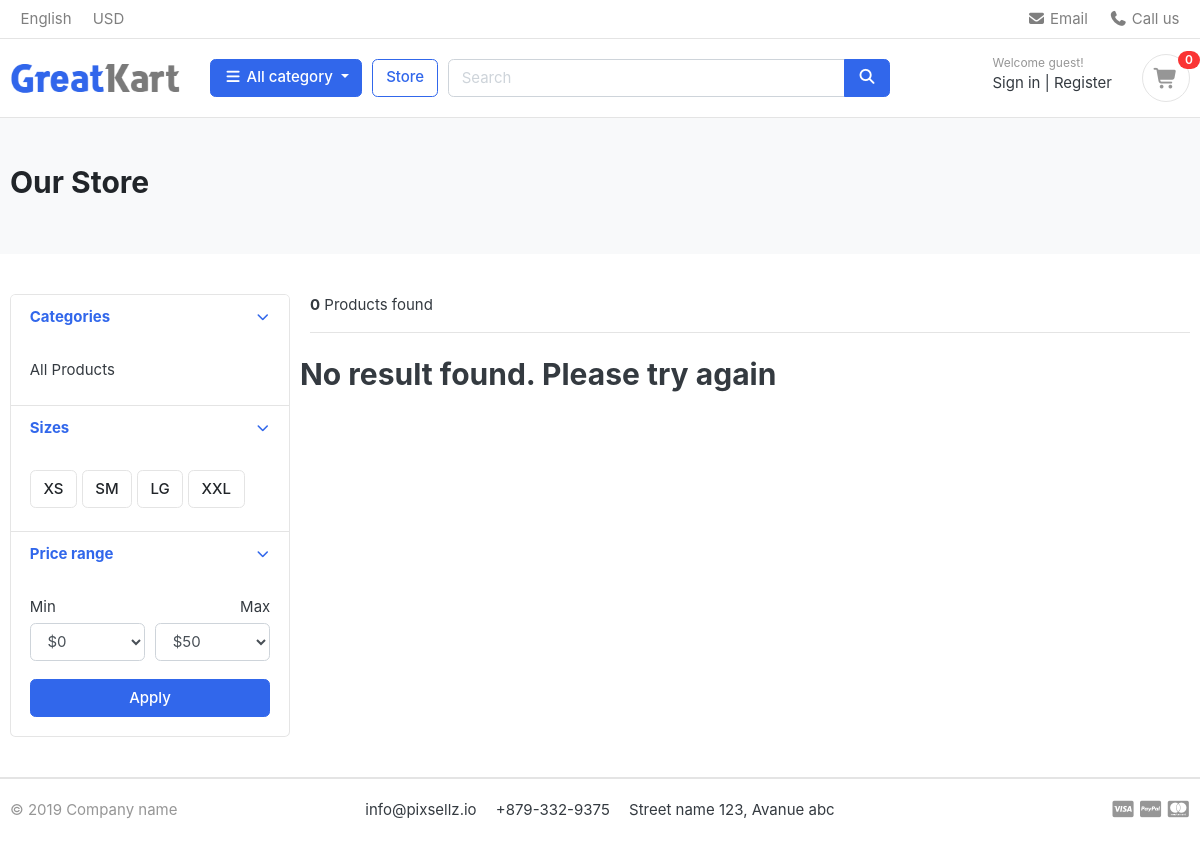
Page /store/ on the earlier database version.
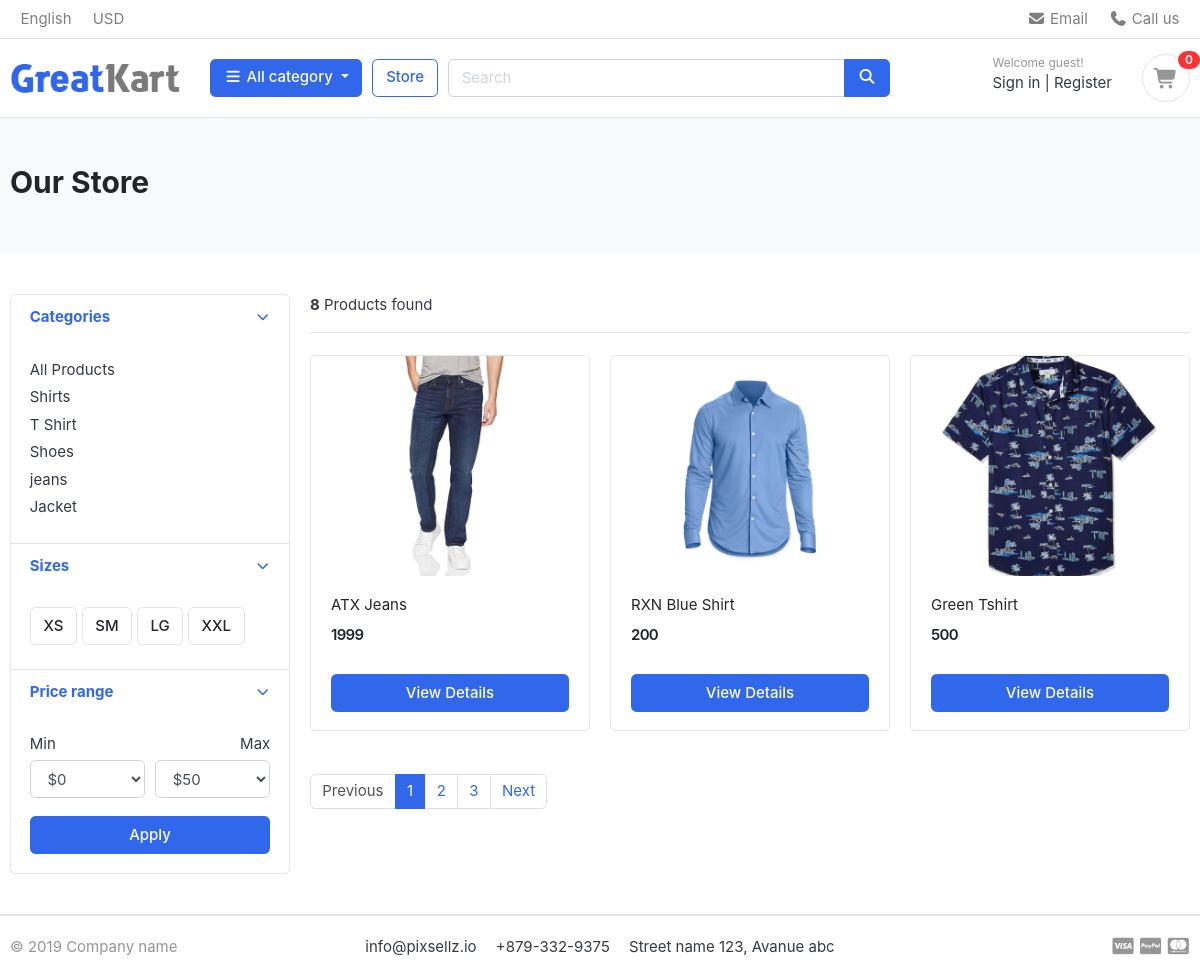
Same page on the later database version.
### category/models.py (models this page shows, shortened)
class Category(models.Model):
    category_name =  models.CharField(max_length=50, unique= True)
    slug = models.SlugField(max_length=100, unique=True)
    description = models.TextField(max_length=255, blank= True)
    cat_image = models.ImageField(upload_to = 'photos/categories', blank = True)
    class Meta:
        verbose_name = 'category'
        verbose_name_plural = 'categories'
    def get_url(self):
        return reverse('products_by_category', args=[self.slug])

### store/models.py (models this page shows, shortened)
class Product(models.Model):
    product_name =  models.CharField(max_length=200, unique= True)
    slug = models.SlugField(max_length=255, unique= True)
    description  =  models.TextField(max_length= 500, blank= True)
    price = models.IntegerField()
    image = models.ImageField(upload_to='photos/ptoducts')
    stock = models.IntegerField()
    is_available = models.BooleanField(default=True)
    category = models.ForeignKey(Category, on_delete=models.CASCADE)
    created_date = models.DateTimeField(auto_now_add=True)
    modified_date = models.DateField(auto_now=True)
    def get_url(self):
        return reverse('product_detail',args = [self.category.slug, self.slug])

### store/views.py (the view)
# urls.py: path('store/', include('store.urls')),
def store(request, category_slug = None):
    categories = None
    products = None
    if category_slug != None:
        categories = get_object_or_404(Category, slug = category_slug)
        products = Product.objects.all().filter(is_available = True )
        paginator = Paginator(products,1)
        page = request.GET.get('page')
        paged_products = paginator.get_page(page)
        products = Product.objects.filter(category = categories, is_available = True)
        products_count = products.count()
    else:
        products = Product.objects.all().filter(is_available = True ).order_by('id')
        paginator = Paginator(products,3)
        page = request.GET.get('page')
        paged_products = paginator.get_page(page)
        products_count = products.count()
        categories = Category.objects.all()
    context = {
        'products':paged_products,
        'products_count':products_count,
        'categories':categories,
    }
    return render(request,"store/store.html",context)

### carts/context_processor.py (called while the page is built)
def counter(request):
    cart_count = 0
    if 'admin' in request.path:
        return {}
    try:
        if request.user.is_authenticated:
            cart_items = CartItem.objects.filter(user=request.user, is_active=True)
        else:
            cart = Cart.objects.get(cart_id=_cart_id(request))
            cart_items = CartItem.objects.filter(cart=cart, is_active=True)
        for cart_item in cart_items:
            cart_count += cart_item.quantity
    except Cart.DoesNotExist:
        cart_count = 0
    return dict(cart_count=cart_count)

### carts/views.py (called while the page is built)
def _cart_id(request):
    cart = request.session.session_key
    if not cart:
        cart = request.session.create()
    return cart

### category/context_processor.py (called while the page is built)
def menu_links(request):
    links = Category.objects.all()
    return dict(links=links)

### templates/store/store.html (shortened to what this page needs)
{% extends 'base.html' %}
{% load static %}
{% block content %}
<section class="section-pagetop bg">
<div class="container">
	{% if 'search' in request.path %}
	<h2 class="title-page">Search Result</h2>
	{% else %}
		<h2 class="title-page">Our Store</h2>
	{% endif %}
</div>
</section>
<section class="section-content padding-y">
<div class="container">
<div class="row">
	<aside class="col-md-3">
<div class="card">
	<article class="filter-group">
		<header class="card-header">
			<a href="#" data-toggle="collapse" data-target="#collapse_1" aria-expanded="true" class="">
				<i class="icon-control fa fa-chevron-down"></i>
				<h6 class="title">Categories</h6>
			</a>
		</header>
		<div class="filter-content collapse show" id="collapse_1" style="">
			<div class="card-body">
				<ul class="list-menu">
					<li><a href="{% url 'store' %}">All Products</a></li>
					{% for category in links %}
				<li><a href="{{ category.get_url }}">{{ category.category_name }}</a></li>
				{% endfor %}
				</ul>
			</div>
		</div>
	</article>
	<article class="filter-group">
		<header class="card-header">
			<a href="#" data-toggle="collapse" data-target="#collapse_4" aria-expanded="true" class="">
				<i class="icon-control fa fa-chevron-down"></i>
				<h6 class="title">Sizes </h6>
			</a>
		</header>
		<div class="filter-content collapse show" id="collapse_4" style="">
			<div class="card-body">
			  <label class="checkbox-btn">
			    <span class="btn btn-light"> XS </span>
			  </label>
			  <label class="checkbox-btn">
			    <span class="btn btn-light"> SM </span>
			  </label>
			  <label class="checkbox-btn">
			    <span class="btn btn-light"> LG </span>
			  </label>
			  <label class="checkbox-btn">
			    <span class="btn btn-light"> XXL </span>
			  </label>
		</div>
		</div>
	</article>
	<article class="filter-group">
		<header class="card-header">
			<a href="#" data-toggle="collapse" data-target="#collapse_3" aria-expanded="true" class="">
				<i class="icon-control fa fa-chevron-down"></i>
				<h6 class="title">Price range </h6>
			</a>
		</header>
		<div class="filter-content collapse show" id="collapse_3" style="">
			<div class="card-body">
				<div class="form-row">
				<div class="form-group col-md-6">
				  <label>Min</label>
				  	<select class="mr-2 form-control">
						<option value="0">$0</option>
					</select>
				</div>
				<div class="form-group text-right col-md-6">
				  <label>Max</label>
				  	<select class="mr-2 form-control">
						<option value="50">$50</option>
					</select>
				</div>
				</div>
				<button class="btn btn-block btn-primary">Apply</button>
			</div>
		</div>
	</article>
</div>
	</aside>
	<main class="col-md-9">
<header class="border-bottom mb-4 pb-3">
		<div class="form-inline">
			<span class="mr-md-auto"><b>{{products_count}}</b> Products found </span>
		</div>
</header>
<div class="row">
	{% if products %}
    {% for product in products%}
	<div class="col-md-4">
		<figure class="card card-product-grid">
			<div class="img-wrap">
				<a href = "{{ product.get_url }}"> <img src="{{ product.image.url }}" class="img-fluid"></a>
			</div>
			<figcaption class="info-wrap">
				<div class="fix-height">
					<a href="{{ product.get_url }}" class="title">{{product.product_name}}</a>
					<div class="price-wrap mt-2">
						<span class="price">{{product.price}}</span>
					</div>
				</div>
				<a href="{{ product.get_url}}" class="btn btn-block btn-primary">View Details</a>
			</figcaption>
		</figure>
	</div>
{% endfor %}
{% else %}
<div class="div">
	<h2>
		No result found. Please try again
	</h2>
</div>
{% endif %}
</div>
<nav class="mt-4" aria-label="Page navigation sample">
{% if products.has_other_pages %}
<ul class="pagination">
    {% if products.has_previous %}
        <li class="page-item">
            <a class="page-link" href="?page={{ products.previous_page_number }}">Previous</a>
        </li>
    {% else %}
        <li class="page-item disabled">
            <a class="page-link" href="#">Previous</a>
        </li>
    {% endif %}
    {% for i in products.paginator.page_range %}
        {% if products.number == i %}
            <li class="page-item active">
                <a class="page-link" href="#">{{ i }}</a>
            </li>
        {% else %}
            <li class="page-item">
                <a class="page-link" href="?page={{ i }}">{{ i }}</a>
            </li>
        {% endif %}
    {% endfor %}
    {% if products.has_next %}
        <li class="page-item">
            <a class="page-link" href="?page={{ products.next_page_number }}">Next</a>
        </li>
    {% else %}
        <li class="page-item disabled">
            <a class="page-link" href="#">Next</a>
        </li>
    {% endif %}
</ul>
{% endif %}
</nav>
	</main>
</div>
</div>
</section>
{% endblock %}

### templates/base.html (shortened to what this page needs)
{% load static %}
<!DOCTYPE HTML>
<html lang="en">
<head>
<link href="{% static 'css/bootstrap.css' %}" rel="stylesheet" type="text/css"/>
<link href="{% static 'fonts/fontawesome/css/all.min.css' %}" type="text/css" rel="stylesheet">
<link href="{% static 'css/ui.css' %}" rel="stylesheet" type="text/css"/>
<link href="{% static  'css/responsive.css' %}" rel="stylesheet" media="only screen and (max-width: 1200px)" />
<link href="{% static 'css/custom.css' %}" rel="stylesheet" type="text/css"/>
<link rel="stylesheet" href="https://cdnjs.cloudflare.com/ajax/libs/font-awesome/7.0.1/css/all.min.css">
</head>
<body>
{% include 'includes/navbar.html' %}
{% block content %}{% endblock %}
{% include 'includes/footer.html' %}

### templates/includes/navbar.html (shortened to what this page needs)
{% load static %}
<header class="section-header">
  <nav class="navbar p-md-0 navbar-expand-sm navbar-light border-bottom">
    <div class="container">
      <div class="collapse navbar-collapse" id="navbarTop4">
        <ul class="navbar-nav mr-auto">
          <li class="nav-item dropdown">
            <a href="#" class="nav-link"> English </a>
          </li>
          <li class="nav-item dropdown">
            <a href="#" class="nav-link"> USD </a>
          </li>
        </ul>
        <ul class="navbar-nav">
          <li>
            <a href="#" class="nav-link">
              <i class="fa fa-envelope"></i> Email
            </a>
          </li>
          <li>
            <a href="#" class="nav-link">
              <i class="fa fa-phone"></i> Call us
            </a>
          </li>
        </ul>
      </div>
    </div>
  </nav>
  <section class="header-main border-bottom">
    <div class="container">
      <div class="row align-items-center">
        <div class="col-lg-2 col-md-3 col-6">
          <a href="{% url 'home' %}" class="brand-wrap">
            <img class="logo" src="{% static './images/logo.png' %}" />
          </a>
        </div>
        <div class="col-lg col-sm col-md col-6 flex-grow-0">
          <div class="category-wrap dropdown d-inline-block float-right">
            <button
              type="button"
              class="btn btn-primary dropdown-toggle"
              data-toggle="dropdown"
            >
              <i class="fa fa-bars"></i> All category
            </button>
          </div>
        </div>
        <a href="{% url 'store' %}" class="btn btn-outline-primary">Store</a>
        <div class="col-lg col-md-6 col-sm-12 col">
          <form action="{% url 'search' %}" method = 'GET' class="search">
            <div class="input-group w-100">
              <input type="text" class="form-control" style="width: 60%" placeholder="Search" name = 'keyword'>
              <div class="input-group-append">
                <button class="btn btn-primary" type="submit">
                  <i class="fa fa-search"></i>
                </button>
              </div>
            </div>
          </form>
        </div>
        <div class="col-lg-3 col-sm-6 col-8 order-2 order-lg-3">
          <div class="d-flex justify-content-end mb-3 mb-lg-0">
              {% if user.is_authenticated %}
              <div class="widget-header">
                <small class="title text-muted">Welcome {{ user.first_name }} 👋</small>
                <div>
                  <a href="{% url 'dashboard' %}">Dashboard</a>
                  <span class="dark-transp"> | </span>
                  <a href="{% url 'logout' %}">Logout</a>
                </div>
              </div>
              {% else %}
              <div class="widget-header">
                <small class="title text-muted">Welcome guest!</small>
                <div>
                  <a href="{% url 'login' %}">Sign in</a>
                  <span class="dark-transp"> | </span>
                  <a href="{% url 'register' %}">Register</a>
                </div>
              </div>
              {% endif %}
            <a href="{% url 'cart' %}" class="widget-header pl-3 ml-3">
              <div class="icon icon-sm rounded-circle border">
                <i class="fa fa-shopping-cart"></i>
              </div>
              <span class="badge badge-pill badge-danger notify">{{cart_count}}</span>
            </a>
          </div>
        </div>
      </div>
    </div>
  </section>
</header>

### templates/includes/footer.html (shortened to what this page needs)
{% load static %}
<footer class="section-footer border-top">
	<div class="container">
		<section class="footer-bottom border-top row">
			<div class="col-md-2">
				<p class="text-muted"> &copy 2019 Company name </p>
			</div>
			<div class="col-md-8 text-md-center">
				<span  class="px-2">info@pixsellz.io</span>
				<span  class="px-2">+879-332-9375</span>
				<span  class="px-2">Street name 123, Avanue abc</span>
			</div>
			<div class="col-md-2 text-md-right text-muted">
			</div>
		</section>
	</div>
</footer>
</body>
</html>

### static/css/ui.css (style rules this page uses)
html { font-family: "Inter", sans-serif; font-size: 15px; }
.img-wrap { text-align: center; display: block; }
.img-wrap img { max-width: 100%; }
.price-wrap { letter-spacing: -0.7px; }
.icon-xs, .icon-sm, .icon-md, .icon-lg { display: inline-block; text-align: center; flex-shrink: 0; flex-grow: 0; }
.icon-sm { width: 48px; height: 48px; line-height: 48px !important; font-size: 20px; }
.padding-y { padding-top: 40px; padding-bottom: 40px; }
figure { margin-bottom: 0; }
article:after, .form-group:after { display: block; clear: both; content: ""; }
.bg { background-color: #f8f9fa; }
.title-page { color: #212529; }
p:last-child { margin-bottom: 0; }
.header-main { position: relative; padding-top: 1rem; padding-bottom: 1rem; }
.brand-wrap .logo, .navbar-brand .logo { margin-right: 7px; max-height: 42px; display: inline-block; }
.widget-header { display: inline-block; vertical-align: middle; position: relative; }
.widget-header a { color: #343a40; }
.widget-header i { color: #969696; }
.widget-header .title { display: block; }
.widget-header .notify { position: absolute; top: -3px; right: -10px; }
.footer-bottom { padding-top: 20px; padding-bottom: 20px; }
.btn-light { background-color: #fff; border-color: #e4e4e4; }
[class*=list-] li:after { visibility: hidden; display: block; content: ""; overflow: hidden; height: 0; clear: both; }
.list-menu { list-style: none; margin: 0; padding-left: 0; }
.list-menu li { margin-bottom: 5px; }
.list-menu a { color: #343a40; }
[class*=card-product] a.title { color: #212529; display: block; }
[class*=card-product] .img-wrap { overflow: hidden; position: relative; }
[class*=card-product] .img-wrap img { height: 100%; max-width: 100%; width: auto; display: inline-block; -o-object-fit: cover; object-fit: cover; }
.card-product-grid { margin-bottom: 20px; }
.card-product-grid .img-wrap { border-radius: 0.2rem 0.2rem 0 0; height: 220px; }
.card-product-grid .info-wrap { overflow: hidden; padding: 18px 20px; }
.card-product-grid .fix-height { height: 80px; overflow: hidden; }
.card .img-wrap { overflow: hidden; }
.notify { position: absolute; top: -4px; right: -10px; display: inline-block; padding: 0.25em 0.6em; font-size: 12px; line-height: 1; text-align: center; border-radius: 3rem; color: #fff; background-color: #fa3434; }
.price { font-weight: 600; color: #212529; }
.icon-control { margin-top: 5px; float: right; font-size: 80%; }
.card-header .title { margin-bottom: 0; line-height: 1.5; }
.filter-group { border-bottom: 1px solid #e4e4e4; }
.filter-group .card-header { border-bottom: 0; }
.filter-group:last-child { border-bottom: 0; }
.checkbox-btn { position: relative; }
.section-pagetop { padding: 45px 0; }

Differences in the rows shown:
added Category: category_name "Shirts"
added Category: category_name "T Shirt"
added Category: category_name "Shoes"
added Category: category_name "jeans"
added Category: category_name "Jacket"
added Product: image (picture), product_name "ATX Jeans", price "1999"
added Product: image (picture), product_name "RXN Blue Shirt", price "200"
added Product: image (picture), product_name "Green Tshirt", price "500"
Other differences:
{{ products_count }}: "0" → "8"
text no longer shown: "No result found. Please try again"
text now shown: "Previous Next"
new list line: "1"
new list line: "2"
new list line: "3"
